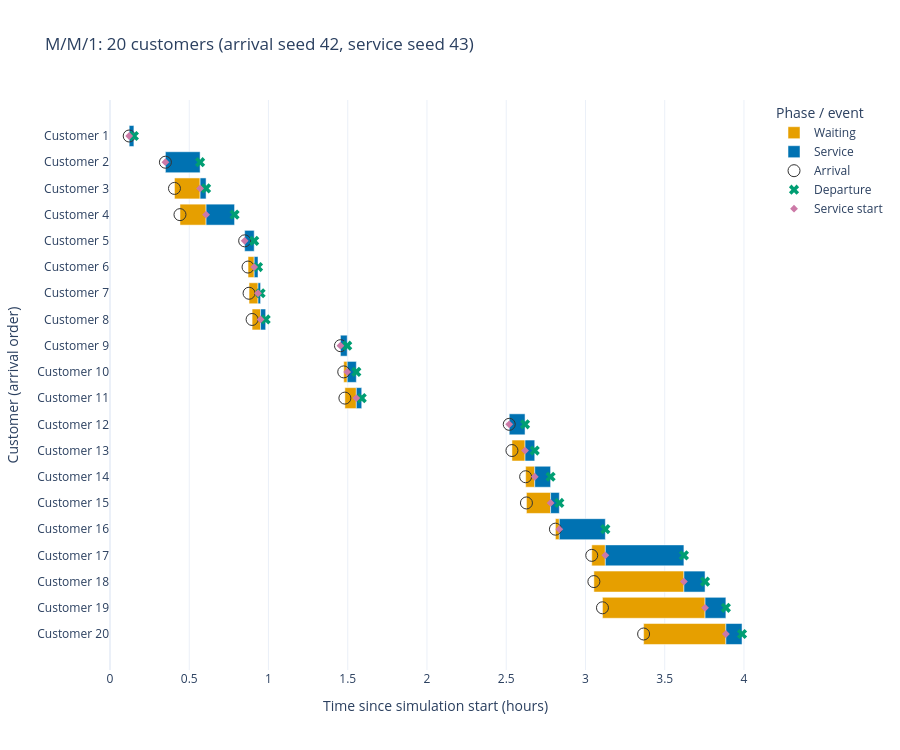

Source (notebook cell):
### Markdown cell above
#### 5. Gantt chart: arrival, waiting, service and departure

Each row is one customer, in arrival order. Orange spans arrival (`AT`) to service start (`TSB`); blue spans service start to departure (`TSE`). Markers identify all three events, including zero waiting times. Hover to inspect the logged times and durations in hours (and days) since simulation start. The table below contains the unrounded values.

### Code cell
fig = plot_gantt(df, title=f"{example_title}: {len(df)} customers "
                          f"(arrival seed {arrival_seed}, service seed {service_seed})")
fig.show()
df.sort_values(["AT", "c_id"])[["c_id", "AT", "TSB", "TSE", "TCWQ", "ST", "TCSS", "s_id"]]

### Figure 1 — Plotly figure (JSON) as saved in the notebook; plotly's stock layout.template omitted (floating-point values rounded to 4 significant figures)
{"data": [{"base": [0.1211, 0.3496, 0.4068, 0.4415, 0.8497, 0.8709, 0.8773, 0.8966, 1.454, 1.475, 1.482, 2.519, 2.536, 2.622, 2.628, 2.81, 3.04, 3.053, 3.107, 3.367], "customdata": [["0.12 h (0.01 days)", "0.12 h (0.01 days)", "0 h (0 days)"], ["0.35 h (0.01 days)", "0.35 h (0.01 days)", "0 h (0 days)"], ["0.41 h (0.02 days)", "0.57 h (0.02 days)", "0.16 h (0.01 days)"], ["0.44 h (0.02 days)", "0.61 h (0.03 days)", "0.16 h (0.01 days)"], ["0.85 h (0.04 days)", "0.85 h (0.04 days)", "0 h (0 days)"], ["0.87 h (0.04 days)", "0.91 h (0.04 days)", "0.04 h (0 days)"], ["0.88 h (0.04 days)", "0.93 h (0.04 days)", "0.06 h (0 days)"], ["0.9 h (0.04 days)", "0.95 h (0.04 days)", "0.05 h (0 days)"], ["1.45 h (0.06 days)", "1.45 h (0.06 days)", "0 h (0 days)"], ["1.47 h (0.06 days)", "1.5 h (0.06 days)", "0.02 h (0 days)"], ["1.48 h (0.06 days)", "1.55 h (0.06 days)", "0.07 h (0 days)"], ["2.52 h (0.1 days)", "2.52 h (0.1 days)", "0 h (0 days)"], ["2.54 h (0.11 days)", "2.62 h (0.11 days)", "0.08 h (0 days)"], ["2.62 h (0.11 days)", "2.68 h (0.11 days)", "0.06 h (0 days)"], ["2.63 h (0.11 days)", "2.78 h (0.12 days)", "0.15 h (0.01 days)"], ["2.81 h (0.12 days)", "2.83 h (0.12 days)", "0.02 h (0 days)"], ["3.04 h (0.13 days)", "3.13 h (0.13 days)", "0.09 h (0 days)"], ["3.05 h (0.13 days)", "3.62 h (0.15 days)", "0.57 h (0.02 days)"], ["3.11 h (0.13 days)", "3.75 h (0.16 days)", "0.65 h (0.03 days)"], ["3.37 h (0.14 days)", "3.89 h (0.16 days)", "0.52 h (0.02 days)"]], "hovertemplate": "%{text}<br>Start: %{customdata[0]}<br>End: %{customdata[1]}<br>Duration: %{customdata[2]}<extra>%{fullData.name}</extra>", "marker": {"color": "#E69F00"}, "name": "Waiting", "orientation": "h", "text": ["Customer 1", "Customer 2", "Customer 3", "Customer 4", "Customer 5", "Customer 6", "Customer 7", "Customer 8", "Customer 9", "Customer 10", "Customer 11", "Customer 12", "Customer 13", "Customer 14", "Customer 15", "Customer 16", "Customer 17", "Customer 18", "Customer 19", "Customer 20"], "textposition": "none", "type": "bar", "x": [0.0, 0.0, 0.1617, 0.1647, 0.0, 0.03889, 0.05666, 0.05352, 0.0, 0.02195, 0.07225, 0.0, 0.08263, 0.05744, 0.1524, 0.02457, 0.08572, 0.5681, 0.6474, 0.5191], "y": ["Customer 1", "Customer 2", "Customer 3", "Customer 4", "Customer 5", "Customer 6", "Customer 7", "Customer 8", "Customer 9", "Customer 10", "Customer 11", "Customer 12", "Customer 13", "Customer 14", "Customer 15", "Customer 16", "Customer 17", "Customer 18", "Customer 19", "Customer 20"]}, {"base": [0.1211, 0.3496, 0.5685, 0.6062, 0.8497, 0.9098, 0.934, 0.9501, 1.454, 1.497, 1.554, 2.519, 2.619, 2.68, 2.78, 2.835, 3.125, 3.621, 3.755, 3.886], "customdata": [["0.12 h (0.01 days)", "0.15 h (0.01 days)", "0.03 h (0 days)"], ["0.35 h (0.01 days)", "0.57 h (0.02 days)", "0.22 h (0.01 days)"], ["0.57 h (0.02 days)", "0.61 h (0.03 days)", "0.04 h (0 days)"], ["0.61 h (0.03 days)", "0.79 h (0.03 days)", "0.18 h (0.01 days)"], ["0.85 h (0.04 days)", "0.91 h (0.04 days)", "0.06 h (0 days)"], ["0.91 h (0.04 days)", "0.93 h (0.04 days)", "0.02 h (0 days)"], ["0.93 h (0.04 days)", "0.95 h (0.04 days)", "0.02 h (0 days)"], ["0.95 h (0.04 days)", "0.98 h (0.04 days)", "0.03 h (0 days)"], ["1.45 h (0.06 days)", "1.5 h (0.06 days)", "0.04 h (0 days)"], ["1.5 h (0.06 days)", "1.55 h (0.06 days)", "0.06 h (0 days)"], ["1.55 h (0.06 days)", "1.59 h (0.07 days)", "0.03 h (0 days)"], ["2.52 h (0.1 days)", "2.62 h (0.11 days)", "0.1 h (0 days)"], ["2.62 h (0.11 days)", "2.68 h (0.11 days)", "0.06 h (0 days)"], ["2.68 h (0.11 days)", "2.78 h (0.12 days)", "0.1 h (0 days)"], ["2.78 h (0.12 days)", "2.83 h (0.12 days)", "0.06 h (0 days)"], ["2.83 h (0.12 days)", "3.13 h (0.13 days)", "0.29 h (0.01 days)"], ["3.13 h (0.13 days)", "3.62 h (0.15 days)", "0.5 h (0.02 days)"], ["3.62 h (0.15 days)", "3.75 h (0.16 days)", "0.13 h (0.01 days)"], ["3.75 h (0.16 days)", "3.89 h (0.16 days)", "0.13 h (0.01 days)"], ["3.89 h (0.16 days)", "3.99 h (0.17 days)", "0.1 h (0 days)"]], "hovertemplate": "%{text}<br>Start: %{customdata[0]}<br>End: %{customdata[1]}<br>Duration: %{customdata[2]}<extra>%{fullData.name}</extra>", "marker": {"color": "#0072B2"}, "name": "Service", "orientation": "h", "text": ["Customer 1", "Customer 2", "Customer 3", "Customer 4", "Customer 5", "Customer 6", "Customer 7", "Customer 8", "Customer 9", "Customer 10", "Customer 11", "Customer 12", "Customer 13", "Customer 14", "Customer 15", "Customer 16", "Customer 17", "Customer 18", "Customer 19", "Customer 20"], "textposition": "none", "type": "bar", "x": [0.02967, 0.2189, 0.03769, 0.1797, 0.06015, 0.02417, 0.01608, 0.03213, 0.04278, 0.05759, 0.03399, 0.09969, 0.06121, 0.1, 0.05503, 0.2904, 0.4957, 0.1334, 0.1314, 0.102], "y": ["Customer 1", "Customer 2", "Customer 3", "Customer 4", "Customer 5", "Customer 6", "Customer 7", "Customer 8", "Customer 9", "Customer 10", "Customer 11", "Customer 12", "Customer 13", "Customer 14", "Customer 15", "Customer 16", "Customer 17", "Customer 18", "Customer 19", "Customer 20"]}, {"customdata": ["0.12 h (0.01 days)", "0.35 h (0.01 days)", "0.41 h (0.02 days)", "0.44 h (0.02 days)", "0.85 h (0.04 days)", "0.87 h (0.04 days)", "0.88 h (0.04 days)", "0.9 h (0.04 days)", "1.45 h (0.06 days)", "1.47 h (0.06 days)", "1.48 h (0.06 days)", "2.52 h (0.1 days)", "2.54 h (0.11 days)", "2.62 h (0.11 days)", "2.63 h (0.11 days)", "2.81 h (0.12 days)", "3.04 h (0.13 days)", "3.05 h (0.13 days)", "3.11 h (0.13 days)", "3.37 h (0.14 days)"], "hovertemplate": "%{text}<br>Time: %{customdata}<extra>%{fullData.name}</extra>", "marker": {"color": "#333333", "size": 12, "symbol": "circle-open"}, "mode": "markers", "name": "Arrival", "text": ["Customer 1", "Customer 2", "Customer 3", "Customer 4", "Customer 5", "Customer 6", "Customer 7", "Customer 8", "Customer 9", "Customer 10", "Customer 11", "Customer 12", "Customer 13", "Customer 14", "Customer 15", "Customer 16", "Customer 17", "Customer 18", "Customer 19", "Customer 20"], "type": "scatter", "x": [0.1211, 0.3496, 0.4068, 0.4415, 0.8497, 0.8709, 0.8773, 0.8966, 1.454, 1.475, 1.482, 2.519, 2.536, 2.622, 2.628, 2.81, 3.04, 3.053, 3.107, 3.367], "y": ["Customer 1", "Customer 2", "Customer 3", "Customer 4", "Customer 5", "Customer 6", "Customer 7", "Customer 8", "Customer 9", "Customer 10", "Customer 11", "Customer 12", "Customer 13", "Customer 14", "Customer 15", "Customer 16", "Customer 17", "Customer 18", "Customer 19", "Customer 20"]}, {"customdata": ["0.15 h (0.01 days)", "0.57 h (0.02 days)", "0.61 h (0.03 days)", "0.79 h (0.03 days)", "0.91 h (0.04 days)", "0.93 h (0.04 days)", "0.95 h (0.04 days)", "0.98 h (0.04 days)", "1.5 h (0.06 days)", "1.55 h (0.06 days)", "1.59 h (0.07 days)", "2.62 h (0.11 days)", "2.68 h (0.11 days)", "2.78 h (0.12 days)", "2.83 h (0.12 days)", "3.13 h (0.13 days)", "3.62 h (0.15 days)", "3.75 h (0.16 days)", "3.89 h (0.16 days)", "3.99 h (0.17 days)"], "hovertemplate": "%{text}<br>Time: %{customdata}<extra>%{fullData.name}</extra>", "marker": {"color": "#009E73", "size": 9, "symbol": "x"}, "mode": "markers", "name": "Departure", "text": ["Customer 1", "Customer 2", "Customer 3", "Customer 4", "Customer 5", "Customer 6", "Customer 7", "Customer 8", "Customer 9", "Customer 10", "Customer 11", "Customer 12", "Customer 13", "Customer 14", "Customer 15", "Customer 16", "Customer 17", "Customer 18", "Customer 19", "Customer 20"], "type": "scatter", "x": [0.1508, 0.5685, 0.6062, 0.7859, 0.9098, 0.934, 0.9501, 0.9822, 1.497, 1.554, 1.588, 2.619, 2.68, 2.78, 2.835, 3.125, 3.621, 3.755, 3.886, 3.988], "y": ["Customer 1", "Customer 2", "Customer 3", "Customer 4", "Customer 5", "Customer 6", "Customer 7", "Customer 8", "Customer 9", "Customer 10", "Customer 11", "Customer 12", "Customer 13", "Customer 14", "Customer 15", "Customer 16", "Customer 17", "Customer 18", "Customer 19", "Customer 20"]}, {"customdata": ["0.12 h (0.01 days)", "0.35 h (0.01 days)", "0.57 h (0.02 days)", "0.61 h (0.03 days)", "0.85 h (0.04 days)", "0.91 h (0.04 days)", "0.93 h (0.04 days)", "0.95 h (0.04 days)", "1.45 h (0.06 days)", "1.5 h (0.06 days)", "1.55 h (0.06 days)", "2.52 h (0.1 days)", "2.62 h (0.11 days)", "2.68 h (0.11 days)", "2.78 h (0.12 days)", "2.83 h (0.12 days)", "3.13 h (0.13 days)", "3.62 h (0.15 days)", "3.75 h (0.16 days)", "3.89 h (0.16 days)"], "hovertemplate": "%{text}<br>Time: %{customdata}<extra>%{fullData.name}</extra>", "marker": {"color": "#CC79A7", "size": 6, "symbol": "diamond"}, "mode": "markers", "name": "Service start", "text": ["Customer 1", "Customer 2", "Customer 3", "Customer 4", "Customer 5", "Customer 6", "Customer 7", "Customer 8", "Customer 9", "Customer 10", "Customer 11", "Customer 12", "Customer 13", "Customer 14", "Customer 15", "Customer 16", "Customer 17", "Customer 18", "Customer 19", "Customer 20"], "type": "scatter", "x": [0.1211, 0.3496, 0.5685, 0.6062, 0.8497, 0.9098, 0.934, 0.9501, 1.454, 1.497, 1.554, 2.519, 2.619, 2.68, 2.78, 2.835, 3.125, 3.621, 3.755, 3.886], "y": ["Customer 1", "Customer 2", "Customer 3", "Customer 4", "Customer 5", "Customer 6", "Customer 7", "Customer 8", "Customer 9", "Customer 10", "Customer 11", "Customer 12", "Customer 13", "Customer 14", "Customer 15", "Customer 16", "Customer 17", "Customer 18", "Customer 19", "Customer 20"]}, {"customdata": [], "hovertemplate": "%{text}<br>Time: %{customdata}<extra>%{fullData.name}</extra>", "marker": {"color": "red", "size": 12, "symbol": "x"}, "mode": "markers", "name": "Reneged", "text": [], "type": "scatter", "x": [], "y": []}], "layout": {"barmode": "overlay", "height": 750, "legend": {"title": {"text": "Phase / event"}}, "title": {"text": "M/M/1: 20 customers (arrival seed 42, service seed 43)"}, "xaxis": {"range": [0, 4.107], "title": {"text": "Time since simulation start (hours)"}}, "yaxis": {"autorange": "reversed", "categoryarray": ["Customer 1", "Customer 2", "Customer 3", "Customer 4", "Customer 5", "Customer 6", "Customer 7", "Customer 8", "Customer 9", "Customer 10", "Customer 11", "Customer 12", "Customer 13", "Customer 14", "Customer 15", "Customer 16", "Customer 17", "Customer 18", "Customer 19", "Customer 20"], "categoryorder": "array", "tickmode": "array", "ticktext": ["Customer 1", "Customer 2", "Customer 3", "Customer 4", "Customer 5", "Customer 6", "Customer 7", "Customer 8", "Customer 9", "Customer 10", "Customer 11", "Customer 12", "Customer 13", "Customer 14", "Customer 15", "Customer 16", "Customer 17", "Customer 18", "Customer 19", "Customer 20"], "tickvals": ["Customer 1", "Customer 2", "Customer 3", "Customer 4", "Customer 5", "Customer 6", "Customer 7", "Customer 8", "Customer 9", "Customer 10", "Customer 11", "Customer 12", "Customer 13", "Customer 14", "Customer 15", "Customer 16", "Customer 17", "Customer 18", "Customer 19", "Customer 20"], "title": {"text": "Customer (arrival order)"}}}}
